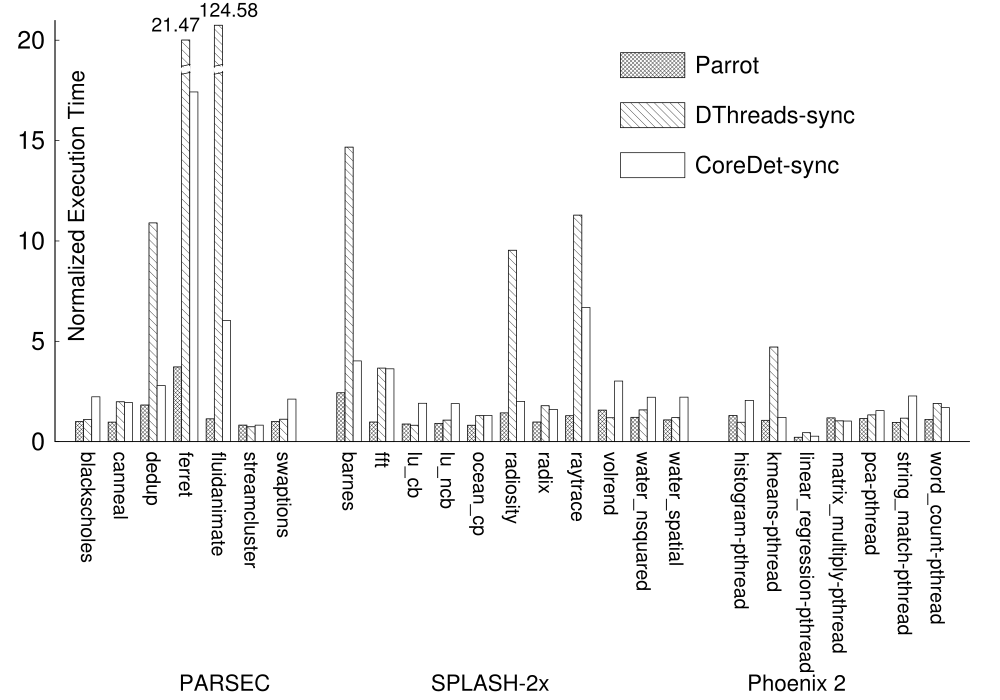

The script that drew this image:
set terminal postscript eps color enhanced "NimbusSanL-Regu, 24" fontfile "/usr/share/texmf-texlive/fonts/type1/urw/helvetic/uhvr8a.pfb"

set size 2,2

## LABEL ##
set ylabel "Normalized Execution Time" font ",32" offset 8,1.5
set xlabel "PARSEC                          SPLASH-2x                                Phoenix 2" font ",32" offset 0,2
## SCALE ##
set auto x
#set auto y
set yrange [0:21]
set xtics nomirror
set ytics nomirror font ",36" 

## STYLE ##
set style data histogram
set style histogram cluster gap 1
set style histogram title offset 0,1 font ",28"
set style fill solid border -1
set xtics nomirror rotate by -90 offset 0,0 font ",28"

set key left Left reverse font ",34" at 16,20,0 spacing 3 samplen 6

set bmargin 15.5

set border 3

## PLOT ##

BREAK = 20
break(x) = (x>BREAK) ? (BREAK+(x-BREAK)/140) : (x)
g(x) = (x <= 20 ? 1/0 : 18.5)

plot \
newhistogram , \
     'comparison.dat' index 0 using (break($2)):xtic(1) notitle fs pattern 2 lt -1 lc rgb"black", \
     ''               index 0 using (break($3)) notitle  fs pattern 12 lt -1 lc rgb "black", \
     ''               index 0 using (break($5))         notitle fs pattern 0 lt -1 lc rgb"black" , \
     '' index 0 u (column(0)):(break($3)):($3>100?sprintf("%0.2f",$3):"") with labels font ",28" offset 1.0,0.9 notitle, \
     '' index 0 u (column(0)):(break($3)):($3>BREAK&&$3<25?sprintf("%0.2f",$3):"") with labels font ",28" offset -1.0,0.9 notitle, \
     '' index 0 u ($0-0.14):(g($3)):(0.285):(0.1) w vectors lt -1 lc rgb "white" lw 7 nohead notitle, \
     '' index 0 u ($0-0.14):(g($3)+0.2):(0.285):(0.1) w vectors lt -1 lc rgb "black" lw 1 nohead notitle, \
     '' index 0 u ($0-0.14):(g($3)-0.2):(0.285):(0.1) w vectors lt -1 lc rgb "black" lw 1 nohead notitle, \
newhistogram , \
     'comparison.dat' index 1 using 2:xtic(1) notitle fs pattern 2 lt -1 lc rgb"black", \
     ''               index 1 using 3         notitle fs pattern 12 lt -1 lc rgb "black", \
     ''               index 1 using 5         notitle fs pattern 0 lt -1 lc rgb"black", \
newhistogram , \
     'comparison.dat' index 2 using (break($2)):xtic(1) title "Parrot" fs pattern 2 lt -1 lc rgb"black", \
     ''               index 2 using (break($3))         title "DThreads-sync" fs pattern 12 lt -1 lc rgb "black", \
     ''               index 2 using (break($5))         title "CoreDet-sync" fs pattern 0 lt -1 lc rgb"black"
